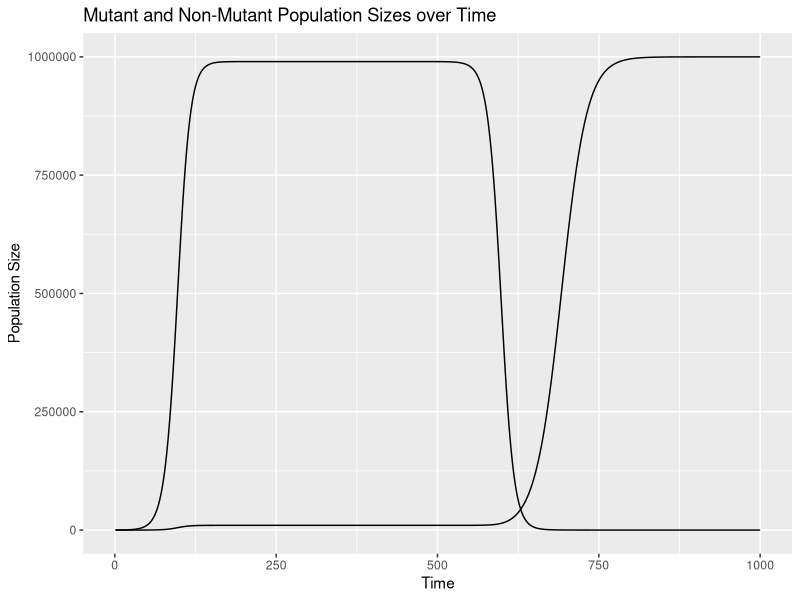

The R source for this figure:

#sets up base parameters for this, can be edited for flexibility. 
no_drug_rate <- 0.1
K <- 1000000
drug_rate_no_mutation <- -0.1
timestep <- 1000

#must make location for the  
Nt <- numeric(length=timestep)
Mt <- numeric(length=timestep)
Nt[1] <- 99
Mt[1] <- 1  
#load ggplot 
library(ggplot2)

#begin for loop
for(i in 1:(timestep-1)){
  
  #if statement so the first growth only occurs before the system reaches equilibrium, can adjust when the drug is applied by changing 3. 
  if(i<timestep/3){
    Nt[i+1]=Nt[i]+no_drug_rate*Nt[i]*(1-(Nt[i]+Mt[i])/K)
    Mt[i+1]=Mt[i]+no_drug_rate*Mt[i]*(1-(Nt[i]+Mt[i])/K)
  }
  else{
    Nt[i+1]=Nt[i]+drug_rate_no_mutation*Nt[i]*(1-(Nt[i]+Mt[i])/K)
    Mt[i+1]=Mt[i]+no_drug_rate*0.5*Mt[i]*(1-(Nt[i]+Mt[i])/K)
  }
}
#create a dataframe and then plot of the results
cancer <- data.frame(time=1:length(Nt),N_of_Nonmutants=Nt, N_of_Mutants=Mt)
ggplot(data=cancer)+geom_line(mapping=aes(x=time, y=N_of_Nonmutants))+
  geom_line(mapping=aes(x=time, y=N_of_Mutants))+
  labs(y="Population Size", x="Time")+ggtitle("Mutant and Non-Mutant Population Sizes over Time")


